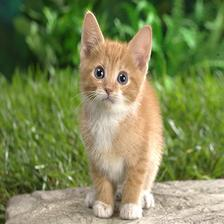
#> input picture examples/saliency/cat.jpg, 224 x 224 px, found by its file name
$ python transform.py
#> lines starting #> are read from the running program, lines starting #| are printed output that depends on the picture
### tensorpack/utils/logger.py
# -*- coding: utf-8 -*-
# File: logger.py

"""
The logger module itself has the common logging functions of Python's
:class:`logging.Logger`. For example:

.. code-block:: python

    from tensorpack.utils import logger
    logger.set_logger_dir('train_log/test')
    logger.info("Test")
    logger.error("Error happened!")
"""


import logging
import os
import os.path
import shutil
import sys
from datetime import datetime
from six.moves import input
from termcolor import colored

__all__ = ['set_logger_dir', 'auto_set_dir', 'get_logger_dir']


class _MyFormatter(logging.Formatter):
    # [16 lines left out: function format, not called in this run]


def _getlogger():
    # this file is synced to "dataflow" package as well
    package_name = "dataflow" if __name__.startswith("dataflow") else "tensorpack"
    logger = logging.getLogger(package_name)
    logger.propagate = False
    logger.setLevel(logging.INFO)
    handler = logging.StreamHandler(sys.stdout)
    handler.setFormatter(_MyFormatter(datefmt='%m%d %H:%M:%S'))
    logger.addHandler(handler)
    return logger


_logger = _getlogger()
_LOGGING_METHOD = ['info', 'warning', 'error', 'critical', 'exception', 'debug', 'setLevel', 'addFilter']
# export logger functions
for func in _LOGGING_METHOD:
    locals()[func] = getattr(_logger, func)
    __all__.append(func)
# 'warn' is deprecated in logging module
warn = _logger.warning
__all__.append('warn')


def _get_time_str():
    return datetime.now().strftime('%m%d-%H%M%S')


# globals: logger file and directory:
LOG_DIR = None
_FILE_HANDLER = None


# [95 lines left out: functions _set_file, set_logger_dir, auto_set_dir, get_logger_dir, not called in this run]

### tensorpack/utils/__init__.py
#  -*- coding: utf-8 -*-
#  File: __init__.py

"""
Common utils.
These utils should be irrelevant to tensorflow.
"""

# https://github.com/celery/kombu/blob/7d13f9b95d0b50c94393b962e6def928511bfda6/kombu/__init__.py#L34-L36
STATICA_HACK = True
globals()['kcah_acitats'[::-1].upper()] = False
if STATICA_HACK:
    from .utils import *


__all__ = []


def _global_import(name):
    p = __import__(name, globals(), None, level=1)
    lst = p.__all__ if '__all__' in dir(p) else dir(p)
    for k in lst:
        if not k.startswith('__'):
            globals()[k] = p.__dict__[k]
            __all__.append(k)


_global_import('utils')

# Import no other submodules. they are supposed to be explicitly imported by users.
__all__.extend(['logger'])

### tensorpack/dataflow/imgaug/__init__.py
# -*- coding: utf-8 -*-
# File: __init__.py

# https://github.com/celery/kombu/blob/7d13f9b95d0b50c94393b962e6def928511bfda6/kombu/__init__.py#L34-L36
STATICA_HACK = True
globals()['kcah_acitats'[::-1].upper()] = False
if STATICA_HACK:
    from .base import *
    from .convert import *
    from .crop import *
    from .deform import *
    from .geometry import *
    from .imgproc import *
    from .meta import *
    from .misc import *
    from .noise import *
    from .paste import *
    from .transform import *
    from .external import *


import os
from pkgutil import iter_modules

__all__ = []


def global_import(name):
    p = __import__(name, globals(), locals(), level=1)
    lst = p.__all__ if '__all__' in dir(p) else dir(p)
    if lst:
        del globals()[name]
        for k in lst:
            if not k.startswith('__'):
                globals()[k] = p.__dict__[k]
                __all__.append(k)


try:
    import cv2  # noqa
except ImportError:
    from ...utils import logger
    logger.warn("Cannot import 'cv2', therefore image augmentation is not available.")
else:
    _CURR_DIR = os.path.dirname(__file__)
    for _, module_name, _ in iter_modules(
            [os.path.dirname(__file__)]):
        srcpath = os.path.join(_CURR_DIR, module_name + '.py')
        if not os.path.isfile(srcpath):
            continue
        if not module_name.startswith('_') and "_test" not in module_name:
            global_import(module_name)

### tensorpack/utils/develop.py
# -*- coding: utf-8 -*-
# File: develop.py
# Author: tensorpack contributors


""" Utilities for developers only.
These are not visible to users (not automatically imported). And should not
appeared in docs."""
import functools
import importlib
import os
import types
from collections import defaultdict
from datetime import datetime
import six

from . import logger

__all__ = []


# [55 lines left out: functions create_dummy_class, create_dummy_func, building_rtfd, not called in this run]


_DEPRECATED_LOG_NUM = defaultdict(int)


# [28 lines left out: function log_deprecated, not called in this run]


def deprecated(text="", eos="", max_num_warnings=None):
    """
    Args:
        text, eos, max_num_warnings: same as :func:`log_deprecated`.

    Returns:
        a decorator which deprecates the function.

    Example:
        .. code-block:: python

            @deprecated("Explanation of what to do instead.", "2017-11-4")
            def foo(...):
                pass
    """

    # [10 lines left out: function get_location, not called in this run]

    def deprecated_inner(func):
        # [5 lines left out: function new_func, not called in this run]
        return new_func
    return deprecated_inner


def HIDE_DOC(func):
    func.__HIDE_SPHINX_DOC__ = True
    return func


# Copied from https://github.com/tensorflow/tensorflow/blob/master/tensorflow/python/util/lazy_loader.py
class LazyLoader(types.ModuleType):
    # [16 lines left out: functions __init__, _load, not called in this run]

    def __getattr__(self, item):
        module = self._load()
        return getattr(module, item)

    def __dir__(self):
        module = self._load()
        return dir(module)

### tensorpack/dataflow/base.py
# -*- coding: utf-8 -*-
# File: base.py


import threading
from abc import ABCMeta, abstractmethod
import six

from ..utils.utils import get_rng

__all__ = ['DataFlow', 'ProxyDataFlow', 'RNGDataFlow', 'DataFlowTerminated']


class DataFlowTerminated(BaseException):
    """
    An exception indicating that the DataFlow is unable to produce any more
    data, i.e. something wrong happened so that calling :meth:`get_data`
    cannot give a valid iterator any more.
    In most DataFlow this will never be raised.
    """
    pass


class DataFlowReentrantGuard(object):
    """
    A tool to enforce non-reentrancy.
    Mostly used on DataFlow whose :meth:`get_data` is stateful,
    so that multiple instances of the iterator cannot co-exist.
    """
    def __init__(self):
        self._lock = threading.Lock()

    # [4 lines left out: function __enter__, not called in this run]

    def __exit__(self, exc_type, exc_val, exc_tb):
        self._lock.release()
        return False


class DataFlowMeta(ABCMeta):
    """
    DataFlow uses "__iter__()" and "__len__()" instead of
    "get_data()" and "size()". This add back-compatibility.
    """
    def __new__(mcls, name, bases, namespace, **kwargs):

        def hot_patch(required, existing):
            if required not in namespace and existing in namespace:
                namespace[required] = namespace[existing]

        hot_patch('__iter__', 'get_data')
        hot_patch('__len__', 'size')

        return ABCMeta.__new__(mcls, name, bases, namespace, **kwargs)


@six.add_metaclass(DataFlowMeta)
class DataFlow(object):
    """ Base class for all DataFlow """

    # [81 lines left out: functions __iter__, __len__, reset_state, not called in this run]

    # These are the old (overly verbose) names for the methods:
    def get_data(self):
        return self.__iter__()

    def size(self):
        return self.__len__()


class RNGDataFlow(DataFlow):
    """ A DataFlow with RNG"""

    rng = None
    """
    ``self.rng`` is a ``np.random.RandomState`` instance that is initialized
    correctly (with different seeds in each process) in ``RNGDataFlow.reset_state()``.
    """

    def reset_state(self):
        """ Reset the RNG """
        self.rng = get_rng(self)


class ProxyDataFlow(DataFlow):
    """ Base class for DataFlow that proxies another.
        Every method is proxied to ``self.ds`` unless overriden by a subclass.
    """

    # [6 lines left out: function __init__, not called in this run]

    def reset_state(self):
        self.ds.reset_state()

    def __len__(self):
        return self.ds.__len__()

    def __iter__(self):
        return self.ds.__iter__()

### tensorpack/dataflow/imgaug/transform.py
# -*- coding: utf-8 -*-
# File: transform.py

import numpy as np
import cv2

from ...utils.argtools import log_once

from .base import ImageAugmentor, _default_repr

TransformAugmentorBase = ImageAugmentor
"""
Legacy alias. Please don't use.
"""
# This legacy augmentor requires us to import base from here, causing circular dependency.
# Should remove this in the future.

__all__ = ["Transform", "ResizeTransform", "CropTransform", "FlipTransform",
           "TransformList", "TransformFactory"]


# [24 lines of commented-out code are left out]


class BaseTransform(object):
    """
    Base class for all transforms, for type-check only.

    Users should never interact with this class.
    """
    # [5 lines left out: function _init, not called in this run]


class Transform(BaseTransform):
    """
    A deterministic image transformation, used to implement
    the (probably random) augmentors.

    This class is also the place to provide a default implementation to any
    :meth:`apply_xxx` method.
    The current default is to raise NotImplementedError in any such methods.

    All subclasses should implement `apply_image`.
    The image should be of type uint8 in range [0, 255], or
    floating point images in range [0, 1] or [0, 255]

    Some subclasses may implement `apply_coords`, when applicable.
    It should take and return a numpy array of Nx2, where each row is the (x, y) coordinate.

    The implementation of each method may choose to modify its input data
    in-place for efficient transformation.
    """

    def __init__(self):
        # provide an empty __init__, so that __repr__ will work nicely
        pass

    # [15 lines left out: functions __getattr__, __repr__, not called in this run]

    __str__ = __repr__


class ResizeTransform(Transform):
    """
    Resize the image.
    """
    # [23 lines left out: functions __init__, apply_image, apply_coords, not called in this run]


class CropTransform(Transform):
    """
    Crop a subimage from an image.
    """
    def __init__(self, y0, x0, h, w):
        super(CropTransform, self).__init__()
        self._init(locals())

    def apply_image(self, img):
        return img[self.y0:self.y0 + self.h, self.x0:self.x0 + self.w]

    # [4 lines left out: function apply_coords, not called in this run]


class WarpAffineTransform(Transform):
    # [18 lines left out: functions __init__, apply_image, apply_coords, not called in this run]


class FlipTransform(Transform):
    """
    Flip the image.
    """
    # [20 lines left out: functions __init__, apply_image, apply_coords, not called in this run]


class TransposeTransform(Transform):
    """
    Transpose the image.
    """
    # [5 lines left out: function apply_image, not called in this run]

    def apply_coords(self, coords):
        return coords[:, ::-1]


class NoOpTransform(Transform):
    """
    A Transform that does nothing.
    """
    # [4 lines left out: function __getattr__, not called in this run]


class PhotometricTransform(Transform):
    """
    A transform which only has `apply_image` but does nothing in `apply_coords`.
    """
    # [8 lines left out: function __init__, not called in this run]

    def apply_image(self, img):
        return self._func(img)

    def apply_coords(self, coords):
        return coords

    def __repr__(self):
        return "imgaug.PhotometricTransform({})".format(self._name if self._name else "")

    __str__ = __repr__


class TransformFactory(Transform):
    """
    Create a :class:`Transform` from user-provided functions.
    """
    # [12 lines left out: function __init__, not called in this run]

    def __str__(self):
        return "imgaug.TransformFactory({})".format(self._name if self._name else "")

    __repr__ = __str__


"""
Some meta-transforms:
they do not perform actual transformation, but delegate to another Transform.
"""


class TransformList(BaseTransform):
    """
    Apply a list of transforms sequentially.
    """
    # [18 lines left out: functions __init__, _apply, __getattr__, not called in this run]

    def __str__(self):
        repr_each_tfm = ",\n".join(["  " + repr(x) for x in self.tfms])
        return "imgaug.TransformList([\n{}])".format(repr_each_tfm)

    def __add__(self, other):
        other = other.tfms if isinstance(other, TransformList) else [other]
        return TransformList(self.tfms + other)

    # [4 lines left out: function __iadd__, not called in this run]

    def __radd__(self, other):
        other = other.tfms if isinstance(other, TransformList) else [other]
        return TransformList(other + self.tfms)

    __repr__ = __str__


class LazyTransform(BaseTransform):
    """
    A transform that's instantiated at the first call to `apply_image`.
    """
    # [28 lines left out: functions __init__, apply_image, _apply, __getattr__, __repr__, not called in this run]

    __str__ = __repr__

    def apply_coords(self, coords):
        return self._apply(coords, "apply_coords")


if __name__ == '__main__':
    shape = (100, 100)
    center = (10, 70)
    mat = cv2.getRotationMatrix2D(center, 20, 1)
    trans = WarpAffineTransform(mat, (130, 130))

    # [6 lines left out: function draw_points, not called in this run]

    image = cv2.imread('cat.jpg')
#> image is the input picture: shape (224, 224, 3); mean B, G, R 85.1, 135.5, 125.3
    image = cv2.resize(image, shape)
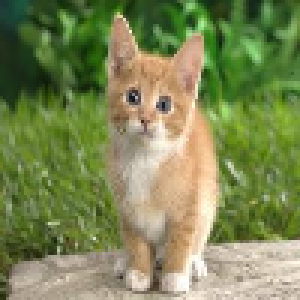
#> image: shape (100, 100, 3) (shown 3 times larger); mean B, G, R 85, 135.3, 125.1
    orig_image = image.copy()
    coords = np.random.randint(100, size=(20, 2))

    draw_points(orig_image, coords)
    print(coords)

    for _ in range(1):
        coords = trans.apply_coords(coords)
        image = trans.apply_image(image)
#> in apply_image, `ret = cv2.warpAffine(img, self.mat, self.dsize, flags=self.interp, bor..`:
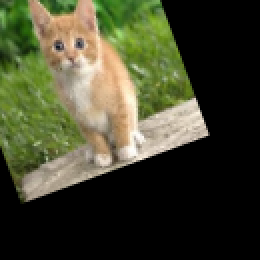
#> ret: shape (130, 130, 3) (shown 2 times larger); mean B, G, R 45.2, 68.8, 66.8
    print(coords)
    draw_points(image, coords)

    # viz = cv2.resize(viz, (1200, 600))
    orig_image = cv2.resize(orig_image, (600, 600))
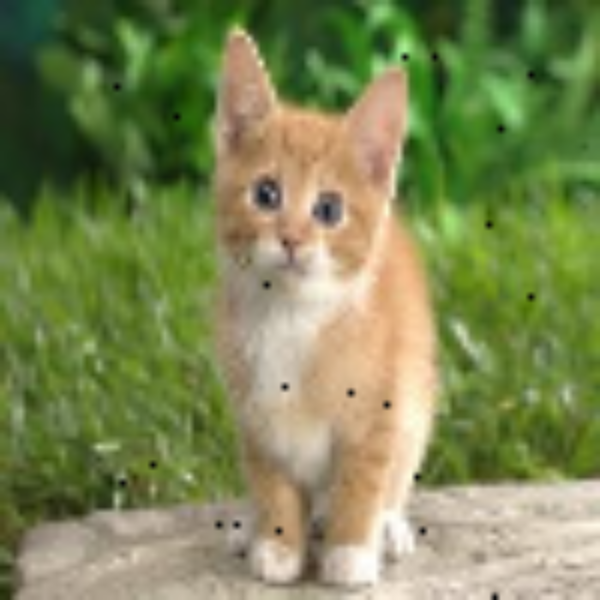
#> orig_image: shape (600, 600, 3); mean B, G, R 84.7, 134.9, 124.7
    image = cv2.resize(image, (600, 600))
#> image: shape (600, 600, 3)
    viz = np.concatenate((orig_image, image), axis=1)
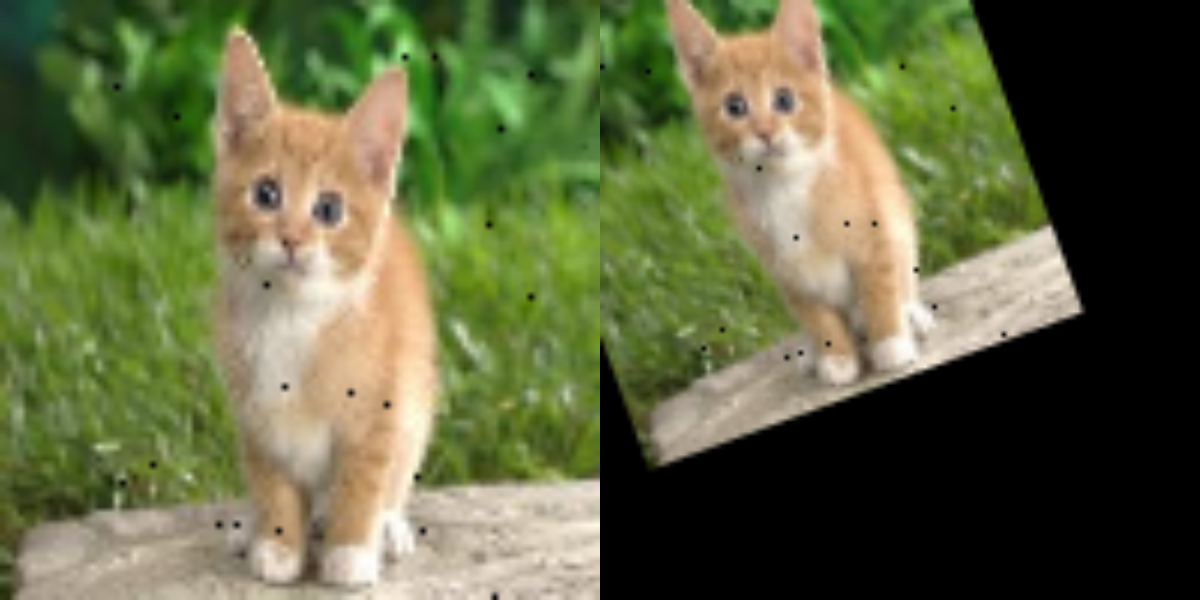
#> viz: shape (600, 1200, 3); mean B, G, R 64.9, 101.7, 95.7
    cv2.imshow("mat", viz)
    cv2.waitKey()

$ run again, with examples/saliency/_intensity.jpg copied over examples/saliency/cat.jpg
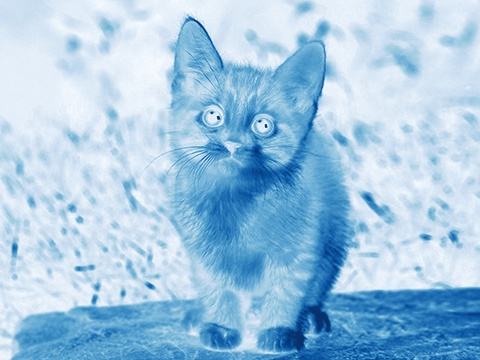
#> input picture examples/saliency/_intensity.jpg, 480 x 360 px, found by its file name
#> image is the input picture: shape (360, 480, 3); mean B, G, R 226.8, 199.3, 161.7
#> `image = cv2.resize(image, (600, 600))`:
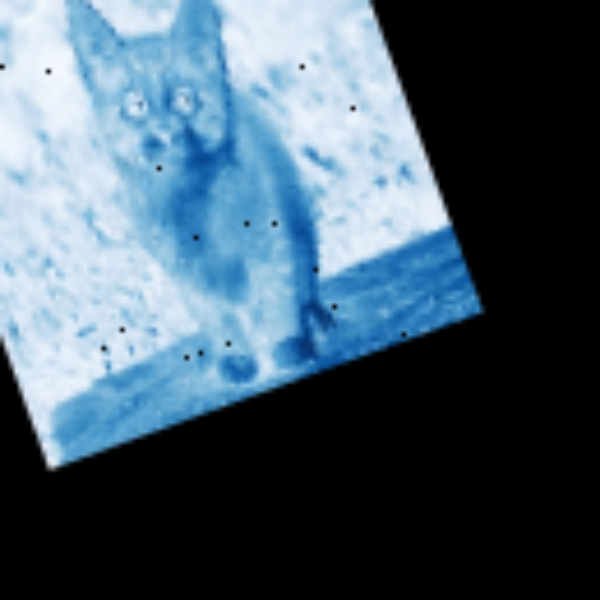
#> image: shape (600, 600, 3); mean B, G, R 106, 91.5, 71.4
#> `viz = np.concatenate((orig_image, image), axis=1)`:
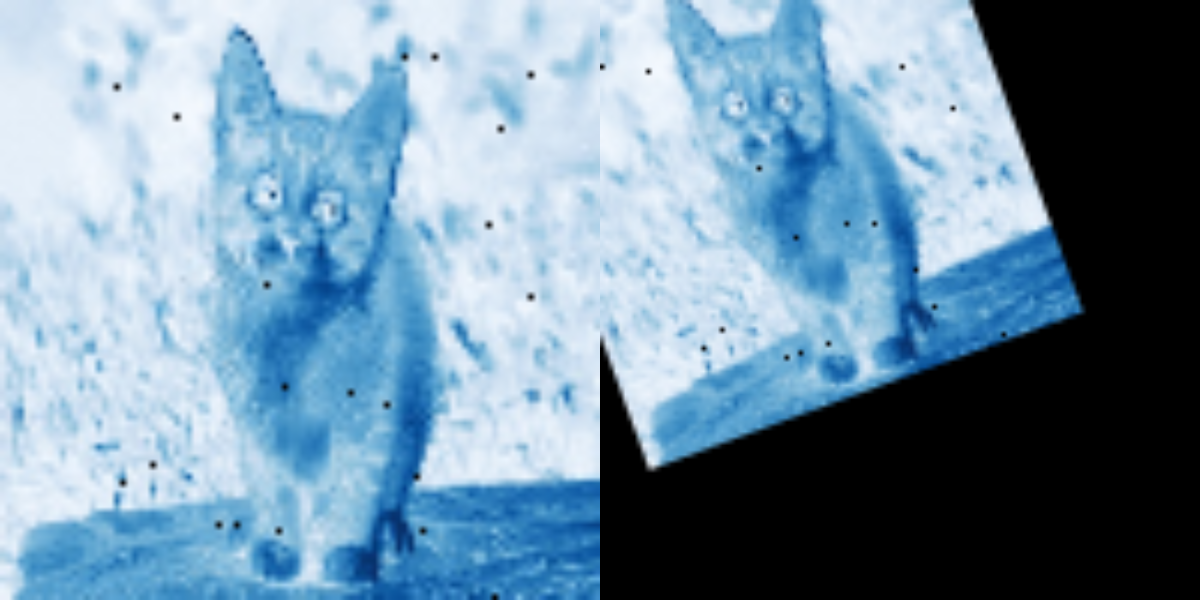
#> viz: shape (600, 1200, 3); mean B, G, R 166, 145.1, 116.3
